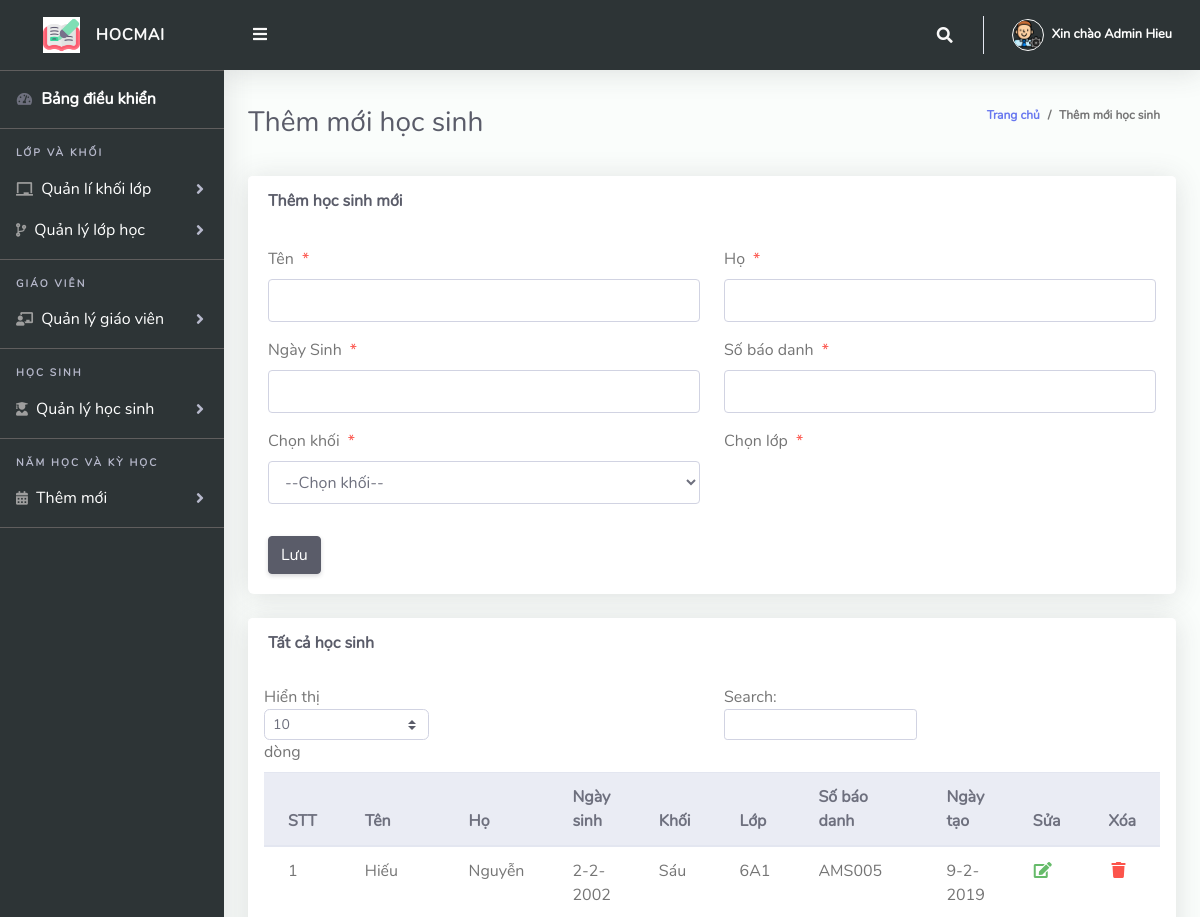
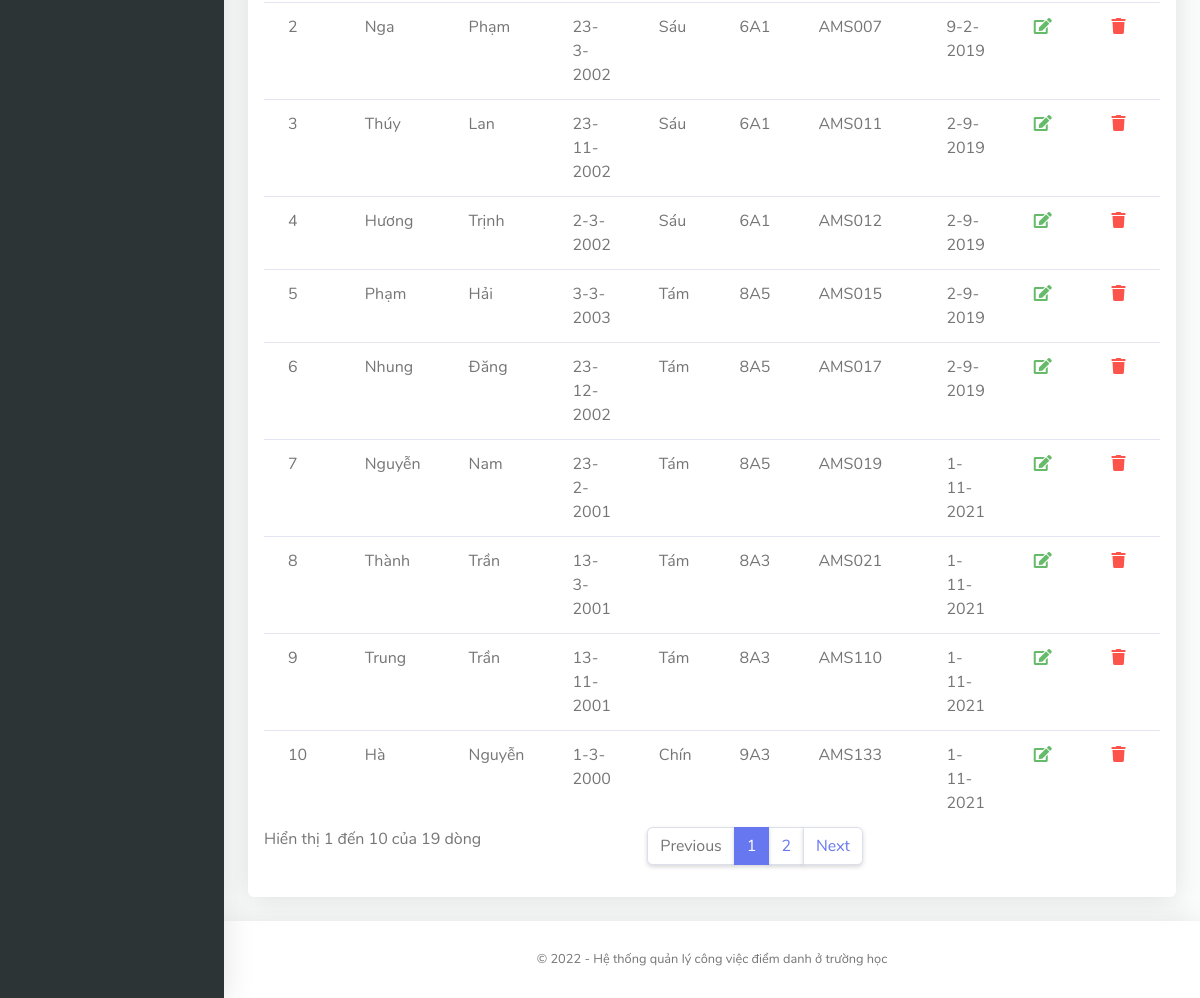
Screenshot of /Admin/hocsinh.php (signed in) with the database file from the repository (2 pictures, top to bottom).
### tables this page shows
CREATE TABLE `hocsinh` (
  `Id` int(10) NOT NULL,
  `firstName` varchar(255) NOT NULL,
  `lastName` varchar(255) NOT NULL,
  `ngaysinh` varchar(255) NOT NULL,
  `maKhoi` varchar(10) NOT NULL,
  `maLop` varchar(10) NOT NULL,
  `ngayTao` varchar(50) NOT NULL,
  `admissionNumber` varchar(255) NOT NULL
);

CREATE TABLE `khoi` (
  `Id` int(10) NOT NULL,
  `khoiLop` varchar(255) NOT NULL
);

CREATE TABLE `lop` (
  `Id` int(10) NOT NULL,
  `maKhoi` varchar(10) NOT NULL,
  `tenLop` varchar(255) NOT NULL,
  `trangthaiLop` varchar(10) NOT NULL
);

### Admin/hocsinh.php (the view, shortened to what this page needs)
<?php
include '../Includes/dbcon.php';
?>
<!DOCTYPE html>
<html lang="en">
<head>
  <link rel="stylesheet" href="https://cdnjs.cloudflare.com/ajax/libs/font-awesome/5.8.2/css/all.min.css"/>
  <link href="../vendor/bootstrap/css/bootstrap.min.css" rel="stylesheet" type="text/css">
  <link href="css/style.css" rel="stylesheet">
</head>
<body id="page-top">
  <div id="wrapper">
    <?php include "Includes/sidebar.php"; ?>
    <div id="content-wrapper" class="d-flex flex-column">
      <div id="content">
        <?php include "Includes/topbar.php"; ?>
        <div class="container-fluid" id="container-wrapper">
          <div class="d-sm-flex align-items-center justify-content-between mb-4">
            <h1 class="h3 mb-0 text-gray-800">Thêm mới học sinh</h1>
            <ol class="breadcrumb">
              <li class="breadcrumb-item"><a href="./">Trang chủ</a></li>
              <li class="breadcrumb-item active" aria-current="page">Thêm mới học sinh</li>
            </ol>
          </div>
          <div class="row">
            <div class="col-lg-12">
              <div class="card mb-4">
                <div class="card-header py-3 d-flex flex-row align-items-center justify-content-between">
                  <h6 class="m-0 font-weight-bold text-dark">Thêm học sinh mới</h6>
                </div>
                <div class="card-body">
                  <form method="post">
                    <div class="form-group row mb-3">
                      <div class="col-xl-6">
                        <label class="form-control-label">Tên<span class="text-danger ml-2">*</span></label>
                        <input type="text" class="form-control" name="firstName" value="<?php echo $row['firstName']; ?>" id="exampleInputFirstName">
                      </div>
                      <div class="col-xl-6">
                        <label class="form-control-label">Họ<span class="text-danger ml-2">*</span></label>
                        <input type="text" class="form-control" name="lastName" value="<?php echo $row['lastName']; ?>" id="exampleInputFirstName">
                      </div>
                    </div>
                    <div class="form-group row mb-3">
                      <div class="col-xl-6">
                        <label class="form-control-label">Ngày Sinh<span class="text-danger ml-2">*</span></label>
                        <input type="text" class="form-control" name="ngaysinh" value="<?php echo $row['ngaysinh']; ?>" id="exampleInputFirstName">
                      </div>
                      <div class="col-xl-6">
                        <label class="form-control-label">Số báo danh<span class="text-danger ml-2">*</span></label>
                      <input type="text" class="form-control" required name="admissionNumber" value="<?php echo $row['admissionNumber']; ?>" id="exampleInputFirstName" >
                        </div>
                    </div>
                    <div class="form-group row mb-3">
                      <div class="col-xl-6">
                        <label class="form-control-label">Chọn khối<span class="text-danger ml-2">*</span></label>
                        <?php
                        $qry = "SELECT * FROM khoi ORDER BY id ASC";
                        $result = $conn->query($qry);
                        $num = $result->num_rows;
                        if ($num > 0) {
                          echo ' <select required name="maKhoi" onchange="classArmDropdown(this.value)" class="form-control mb-3">';
                          echo '<option value="">--Chọn khối--</option>';
                          echo '</select>';
                        }
                        ?>
                      </div>
                      <div class="col-xl-6">
                        <label class="form-control-label">Chọn lớp<span class="text-danger ml-2">*</span></label>
                      </div>
                    </div>
                    <?php
                    if (isset($Id)) {
                    ?>
                      <button type="submit" name="update" class="btn btn-warning">Cập nhật</button>
                      &nbsp;&nbsp;&nbsp;&nbsp;&nbsp;&nbsp;&nbsp;&nbsp;&nbsp;&nbsp;
                    <?php
                    } else {
                    ?>
                      <button type="submit" name="save" class="btn btn-dark">Lưu</button>
                    <?php
                    }
                    ?>
                  </form>
                </div>
              </div>
              <div class="row">
                <div class="col-lg-12">
                  <div class="card mb-4">
                    <div class="card-header py-3 d-flex flex-row align-items-center justify-content-between">
                      <h6 class="m-0 font-weight-bold text-dark">Tất cả học sinh</h6>
                    </div>
                    <div class="table-responsive p-3">
                      <table class="table align-items-center table-flush table-hover" id="dataTableHover">
                        <thead class="thead-light">
                          <tr>
                            <th>STT</th>
                            <th>Tên</th>
                            <th>Họ</th>
                            <th>Ngày sinh</th>
                            <th>Khối</th>
                            <th>Lớp</th>
                            <th>Số báo danh</th>
                            <th>Ngày tạo</th>
                            <th>Sửa</th>
                            <th>Xóa</th>
                          </tr>
                        </thead>
                        <tbody>
                          <?php
                          $query = "SELECT h.Id, h.firstName, h.lastName, h.admissionNumber, h.ngaysinh, k.khoiLop, l.tenLop, h.ngaytao
                      FROM hocsinh h
                      INNER JOIN khoi k ON k.id = h.makhoi
                      INNER JOIN lop l ON l.id = h.malop";
                          $rs = $conn->query($query);
                          $num = $rs->num_rows;
                          $sn = 0;
                          if ($num > 0) {
                            while ($rows = $rs->fetch_assoc()) {
                              $sn = $sn + 1;
                              echo "
                              <tr>
                                <td>" . $sn . "</td>
                                <td>" . $rows['firstName'] . "</td>
                                <td>" . $rows['lastName'] . "</td>
                                <td>" . $rows['ngaysinh'] . "</td>
                                <td>" . $rows['khoiLop'] . "</td>
                                <td>" . $rows['tenLop'] . "</td>
                                <td>" . $rows['admissionNumber'] . "</td>
                                <td>" . $rows['ngaytao'] . "</td>
                                <td><a href='?action=edit&Id=" . $rows['Id'] . "'><i class='fas fa-fw fa-edit text-success'></i></a></td>
                                <td><a href='?action=delete&Id=" . $rows['Id'] . "'><i class='fas fa-fw fa-trash text-danger'></i></a></td>
                              </tr>";
                            }
                          } else {
                            echo
                            "<div class='alert alert-danger' role='alert'>
                            Không tìm thấy!
                            </div>";
                          }
                          ?>
                        </tbody>
                      </table>
                    </div>
                  </div>
                </div>
              </div>
            </div>
          </div>
        </div>
        <?php include "Includes/footer.php"; ?>
      </div>
    </div>
</body>
</html>

### Admin/Includes/sidebar.php (shortened to what this page needs)
<ul class="navbar-nav sidebar sidebar-light accordion " id="accordionSidebar">
     <a class="sidebar-brand d-flex align-items-center bg-gradient-primary  justify-content-center" href="index.php">
       <div class="sidebar-brand-icon" >
         <img src="img/logo/attnlg.jpg">
       </div>
       <div class="sidebar-brand-text mx-3">HOCMAI</div>
     </a>
     <hr class="sidebar-divider my-0">
     <li class="nav-item active">
       <a class="nav-link" href="index.php">
         <i class="fas fa-fw fa-tachometer-alt"></i>
         <span>Bảng điều khiển</span></a>
     </li>
     <hr class="sidebar-divider">
     <div class="sidebar-heading">
       Lớp và khối
     </div>
     <li class="nav-item">
       <a class="nav-link collapsed" href="#" data-toggle="collapse" data-target="#collapseBootstrap"
         aria-expanded="true" aria-controls="collapseBootstrap">
         <i class="fas fa-chalkboard"></i>
         <span>Quản lí khối lớp</span>
       </a>
     </li>
     <li class="nav-item">
       <a class="nav-link collapsed" href="#" data-toggle="collapse" data-target="#collapseBootstrapusers"
         aria-expanded="true" aria-controls="collapseBootstrapusers">
         <i class="fas fa-code-branch"></i>
         <span>Quản lý lớp học</span>
       </a>
     </li>
      <hr class="sidebar-divider">
     <div class="sidebar-heading">
       Giáo viên
     </div>
     <li class="nav-item">
       <a class="nav-link collapsed" href="#" data-toggle="collapse" data-target="#collapseBootstrapassests"
         aria-expanded="true" aria-controls="collapseBootstrapassests">
         <i class="fas fa-chalkboard-teacher"></i>
         <span>Quản lý giáo viên</span>
       </a>
     </li>
     <hr class="sidebar-divider">
     <div class="sidebar-heading">
       Học sinh
     </div>
      <li class="nav-item">
       <a class="nav-link collapsed" href="#" data-toggle="collapse" data-target="#collapseBootstrap2"
         aria-expanded="true" aria-controls="collapseBootstrap2">
         <i class="fas fa-user-graduate"></i>
         <span>Quản lý học sinh</span>
       </a>
     </li>
     <hr class="sidebar-divider">
     <div class="sidebar-heading">
      Năm học và kỳ học
     </div>
      <li class="nav-item">
       <a class="nav-link collapsed" href="#" data-toggle="collapse" data-target="#collapseBootstrapcon"
         aria-expanded="true" aria-controls="collapseBootstrapcon">
         <i class="fa fa-calendar-alt"></i>
         <span>Thêm mới</span>
       </a>
     </li>
     <hr class="sidebar-divider">
   </ul>

### Admin/Includes/topbar.php (shortened to what this page needs)
<?php
  $query = "SELECT * FROM admin WHERE Id = ".$_SESSION['userId']."";
  $rs = $conn->query($query);
  $rows = $rs->fetch_assoc();
  $fullName = $rows['firstName']." ".$rows['lastName'];
?>
<nav class="navbar navbar-expand navbar-light bg-gradient-primary topbar mb-4 static-top">
          <button id="sidebarToggleTop" class="btn btn-link rounded-circle mr-3">
            <i class="fa fa-bars"></i>
          </button>
          <ul class="navbar-nav ml-auto">
            <li class="nav-item dropdown no-arrow">
              <a class="nav-link dropdown-toggle" href="#" id="searchDropdown" role="button" data-toggle="dropdown"
                aria-haspopup="true" aria-expanded="false">
                <i class="fas fa-search fa-fw"></i>
              </a>
            </li>
            <li class="nav-item dropdown no-arrow">
              <a class="nav-link dropdown-toggle" href="#" id="userDropdown" role="button" data-toggle="dropdown"
                aria-haspopup="true" aria-expanded="false">
                <img class="img-profile rounded-circle" src="img/user-icn.png" style="max-width: 60px">
                <span class="ml-2 d-none d-lg-inline text-white small"><b>Xin chào <?php echo $fullName;?></b></span>
              </a>
            </li>
          </ul>
        </nav>

### Admin/Includes/footer.php
<footer class="sticky-footer bg-white">
       <div class="container my-auto">
         <div class="copyright text-center my-auto ">
           <span> &copy; <script> document.write(new Date().getFullYear()); </script> - Hệ thống quản lý công việc điểm danh ở trường học
           </span>
         </div>
       </div>
     </footer>

### rows the page displays
hocsinh: firstName "Hiếu", lastName "Nguyễn", ngaysinh "2-2-2002", khoi.khoiLop "Sáu", lop.tenLop "6A1", admissionNumber "AMS005", ngayTao "9-2-2019"
hocsinh: firstName "Nga", lastName "Phạm", ngaysinh "23-3-2002", khoi.khoiLop "Sáu", lop.tenLop "6A1", admissionNumber "AMS007", ngayTao "9-2-2019"
hocsinh: firstName "Thúy", lastName "Lan", ngaysinh "23-11-2002", khoi.khoiLop "Sáu", lop.tenLop "6A1", admissionNumber "AMS011", ngayTao "2-9-2019"
hocsinh: firstName "Hương", lastName "Trịnh", ngaysinh "2-3-2002", khoi.khoiLop "Sáu", lop.tenLop "6A1", admissionNumber "AMS012", ngayTao "2-9-2019"
hocsinh: firstName "Phạm", lastName "Hải", ngaysinh "3-3-2003", khoi.khoiLop "Tám", lop.tenLop "8A5", admissionNumber "AMS015", ngayTao "2-9-2019"
hocsinh: firstName "Nhung", lastName "Đăng", ngaysinh "23-12-2002", khoi.khoiLop "Tám", lop.tenLop "8A5", admissionNumber "AMS017", ngayTao "2-9-2019"
hocsinh: firstName "Nguyễn", lastName "Nam", ngaysinh "23-2-2001", khoi.khoiLop "Tám", lop.tenLop "8A5", admissionNumber "AMS019", ngayTao "1-11-2021"
hocsinh: firstName "Thành", lastName "Trần", ngaysinh "13-3-2001", khoi.khoiLop "Tám", lop.tenLop "8A3", admissionNumber "AMS021", ngayTao "1-11-2021"
hocsinh: firstName "Trung", lastName "Trần", ngaysinh "13-11-2001", khoi.khoiLop "Tám", lop.tenLop "8A3", admissionNumber "AMS110", ngayTao "1-11-2021"
hocsinh: firstName "Hà", lastName "Nguyễn", ngaysinh "1-3-2000", khoi.khoiLop "Chín", lop.tenLop "9A3", admissionNumber "AMS133", ngayTao "1-11-2021"

### other values shown
$fullName "Admin Hieu"
